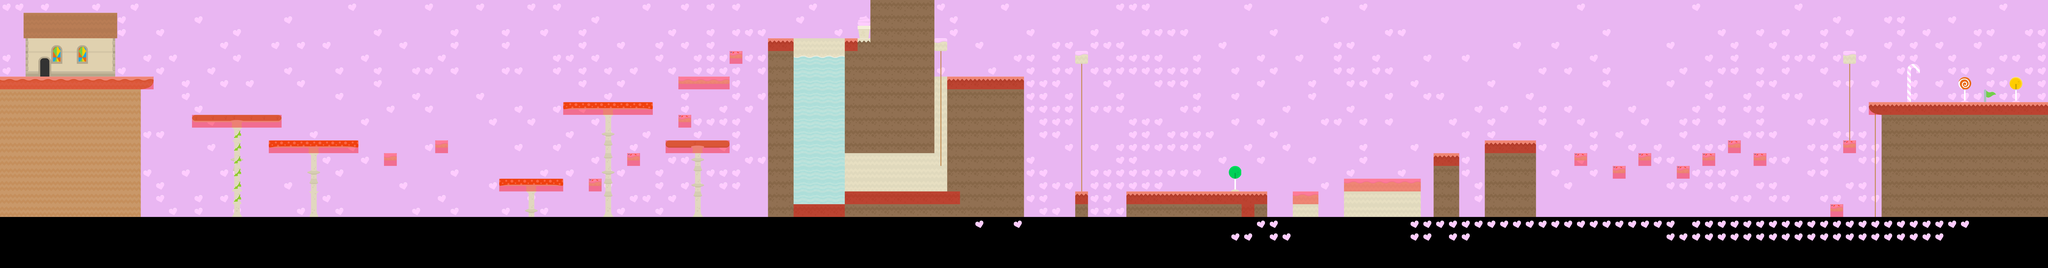

A 2D game scene composited from a Tiled map and its tileset images. What follows is a short description and the map's XML, with each tile layer's data collapsed to a summary:
An orthogonal 160x21 tile map with 70x70 px tiles, 6 tile layers (Capa de patrones 4, parallax, Capa de Patrones 1, Capa de patrones 2, ...) and 119 objects.

<map version="1.0" tiledversion="1.1.5" orientation="orthogonal" renderorder="right-down" width="160" height="21" tilewidth="70" tileheight="70" infinite="0" nextobjectid="187">
 <tileset firstgid="1" name="tiles_spritesheet" tilewidth="70" tileheight="70" spacing="2" tilecount="522" columns="18">
  <image source="tiles_spritesheet.png" width="1294" height="2086" />
  <terraintypes>
   <terrain name="Seta Marron" tile="95" />
  </terraintypes>
  <tile id="339" terrain="0,0,0,0" />
  <tile id="357" terrain="0,0,0,0" />
  <tile id="375" terrain="0,0,0,0" />
  <tile id="393" terrain="0,0,0,0" />
 </tileset>
 <layer name="Capa de patrones 4" width="160" height="21" offsetx="-0.130435" offsety="-280.005">
  <properties>
   <property name="speed" type="float" value="1" />
  </properties>
  <data>[3360 cells, 3356 non-empty, 4 distinct tile ids]</data>
 </layer>
 <layer name="parallax" width="160" height="21">
  <properties>
   <property name="speed" type="float" value="0.2" />
  </properties>
  <data>[3360 cells, 751 non-empty, 1 distinct tile ids]</data>
 </layer>
 <layer name="Capa de Patrones 1" width="160" height="21">
  <properties>
   <property name="speed" type="float" value="1" />
  </properties>
  <data>[3360 cells, 689 non-empty, 60 distinct tile ids]</data>
 </layer>
 <layer name="Capa de patrones 2" width="160" height="21">
  <properties>
   <property name="speed" type="float" value="1" />
  </properties>
  <data>[3360 cells, 171 non-empty, 36 distinct tile ids]</data>
 </layer>
 <layer name="Capa de patrones 3" width="160" height="21" opacity="0.6">
  <properties>
   <property name="speed" type="float" value="1" />
  </properties>
  <data>[3360 cells, 57 non-empty, 4 distinct tile ids]</data>
 </layer>
 <layer name="Walkable" width="160" height="21" opacity="0.4">
  <properties>
   <property name="Navigation" type="int" value="1" />
   <property name="NoDraw" type="int" value="1" />
   <property name="speed" type="float" value="1" />
  </properties>
  <data>[3360 cells, 125 non-empty, 1 distinct tile ids]</data>
 </layer>
 <objectgroup name="Collider">
  <object id="2" x="-3.66667" y="420.333" width="843" height="66.6667">
   <properties>
    <property name="Type" type="int" value="2" />
   </properties>
  </object>
  <object id="3" x="1047" y="630.333" width="492" height="38.6667">
   <properties>
    <property name="Type" type="int" value="2" />
   </properties>
  </object>
  <object id="4" x="705.5" y="487" width="65.1667" height="703.667">
   <properties>
    <property name="Type" type="int" value="1" />
   </properties>
  </object>
  <object id="5" x="1469" y="770.5" width="490" height="38.5">
   <properties>
    <property name="Type" type="int" value="2" />
   </properties>
  </object>
  <object id="6" x="2099" y="840" width="69.5" height="38.5">
   <properties>
    <property name="Type" type="int" value="2" />
   </properties>
  </object>
  <object id="7" x="2380.25" y="770.75" width="69.5" height="38.5">
   <properties>
    <property name="Type" type="int" value="12" />
   </properties>
  </object>
  <object id="8" x="2730.75" y="980.75" width="348.5" height="38.5">
   <properties>
    <property name="Type" type="int" value="2" />
   </properties>
  </object>
  <object id="9" x="3219.75" y="979.25" width="69.5" height="41">
   <properties>
    <property name="Type" type="int" value="2" />
   </properties>
  </object>
  <object id="10" x="3428.25" y="840.75" width="69.5" height="38.5">
   <properties>
    <property name="Type" type="int" value="12" />
   </properties>
  </object>
  <object id="11" x="3640.25" y="770.25" width="349.75" height="38.5">
   <properties>
    <property name="Type" type="int" value="12" />
   </properties>
  </object>
  <object id="12" x="3708.25" y="630.75" width="69.5" height="38.5">
   <properties>
    <property name="Type" type="int" value="12" />
   </properties>
  </object>
  <object id="13" x="3079.25" y="560.75" width="489.5" height="38.5">
   <properties>
    <property name="Type" type="int" value="2" />
   </properties>
  </object>
  <object id="14" x="3709.25" y="419.75" width="280" height="38.5">
   <properties>
    <property name="Type" type="int" value="12" />
   </properties>
  </object>
  <object id="15" x="3989.48" y="279.886" width="69.5" height="38.5">
   <properties>
    <property name="Type" type="int" value="12" />
   </properties>
  </object>
  <object id="16" x="4200" y="220.666" width="10.75" height="970">
   <properties>
    <property name="Type" type="int" value="13" />
   </properties>
  </object>
  <object id="17" x="4336" y="1119" width="284.997" height="69.667">
   <properties>
    <property name="Type" type="int" value="9" />
   </properties>
  </object>
  <object id="23" x="4620" y="226.313" width="16" height="613.5">
   <properties>
    <property name="Type" type="int" value="13" />
   </properties>
  </object>
  <object id="24" x="4623.75" y="815.417" width="486.583" height="24.3333">
   <properties>
    <property name="Type" type="int" value="11" />
   </properties>
  </object>
  <object id="25" x="4759.83" y="-311.333" width="69.3333" height="437.667">
   <properties>
    <property name="Type" type="int" value="13" />
   </properties>
  </object>
  <object id="26" x="5052.5" y="-356" width="56.5" height="1181.5">
   <properties>
    <property name="Type" type="int" value="1" />
   </properties>
  </object>
  <object id="27" x="5522" y="482.667" width="77.3333" height="708">
   <properties>
    <property name="Type" type="int" value="1" />
   </properties>
  </object>
  <object id="28" x="4340" y="363.666" width="280" height="755.916">
   <properties>
    <property name="Type" type="int" value="6" />
   </properties>
  </object>
  <object id="30" x="5143.68" y="280.813" width="3.7407" height="629">
   <properties>
    <property name="Type" type="int" value="8" />
   </properties>
  </object>
  <object id="32" x="6160" y="1050" width="769" height="31">
   <properties>
    <property name="Type" type="int" value="2" />
   </properties>
  </object>
  <object id="33" x="6909" y="1082" width="20" height="106">
   <properties>
    <property name="Type" type="int" value="1" />
   </properties>
  </object>
  <object id="35" x="7355.67" y="980" width="413.833" height="51">
   <properties>
    <property name="Type" type="int" value="2" />
   </properties>
  </object>
  <object id="36" x="7070.33" y="1049" width="131" height="51">
   <properties>
    <property name="Type" type="int" value="2" />
   </properties>
  </object>
  <object id="37" x="7963" y="866" width="15" height="332">
   <properties>
    <property name="Type" type="int" value="1" />
   </properties>
  </object>
  <object id="39" x="8609.25" y="840.75" width="69.5" height="38.5">
   <properties>
    <property name="Type" type="int" value="12" />
   </properties>
  </object>
  <object id="41" x="8818.25" y="910.75" width="69.5" height="38.5">
   <properties>
    <property name="Type" type="int" value="12" />
   </properties>
  </object>
  <object id="42" x="8956.25" y="838.75" width="69.5" height="38.5">
   <properties>
    <property name="Type" type="int" value="12" />
   </properties>
  </object>
  <object id="43" x="9168.25" y="907.75" width="69.5" height="38.5">
   <properties>
    <property name="Type" type="int" value="12" />
   </properties>
  </object>
  <object id="44" x="9308.25" y="839.75" width="69.5" height="38.5">
   <properties>
    <property name="Type" type="int" value="12" />
   </properties>
  </object>
  </objectgroup>
 <objectgroup name="Player">
  <properties>
   <property name="speed" type="float" value="1" />
  </properties>
  <!-- 22 objects omitted --></objectgroup>
 <objectgroup name="Coins">
  <!-- 21 objects omitted --></objectgroup>
 <objectgroup name="Enemies">
  <!-- 5 objects omitted --></objectgroup>
</map>
<!-- 86 of 119 objects omitted -->
